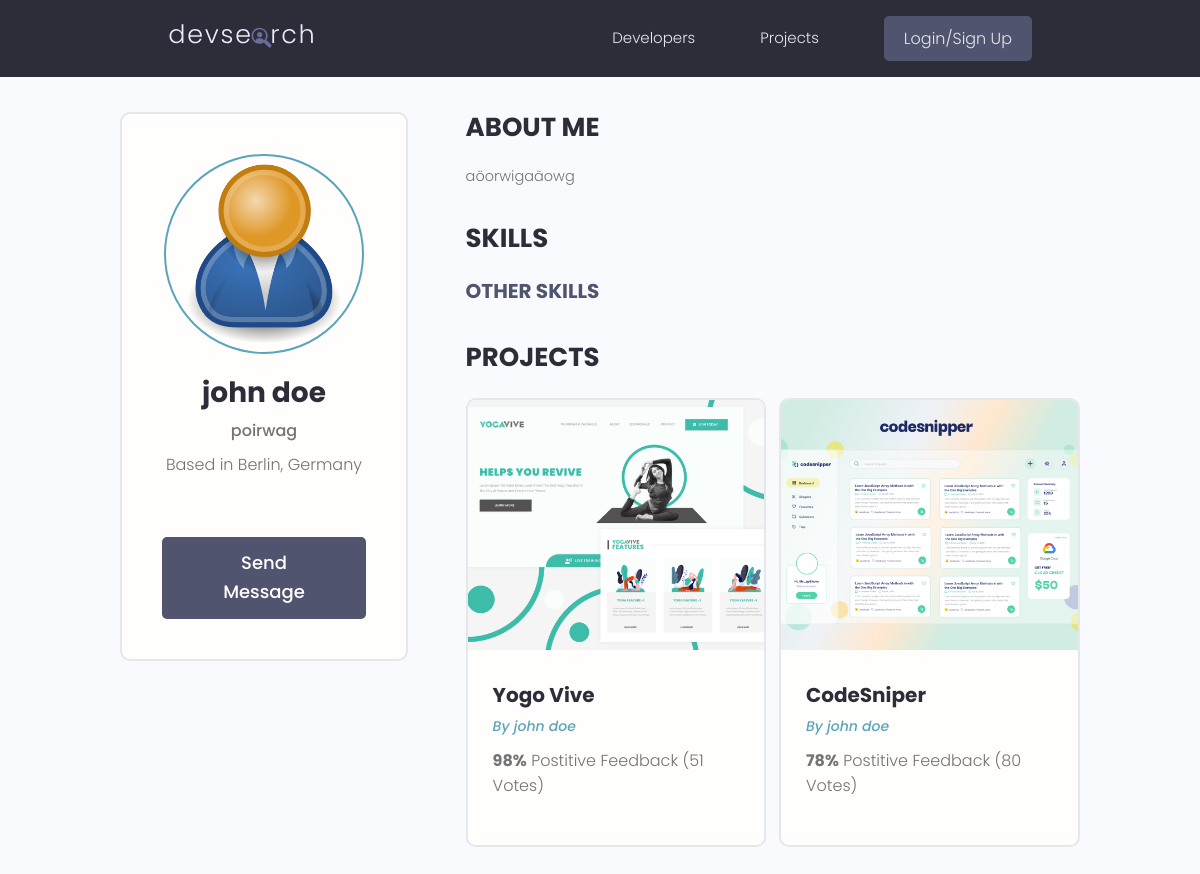
The page /profile/3c4e0bac-4227-455f-abaa-f498574a958d/ on the database as committed earlier.
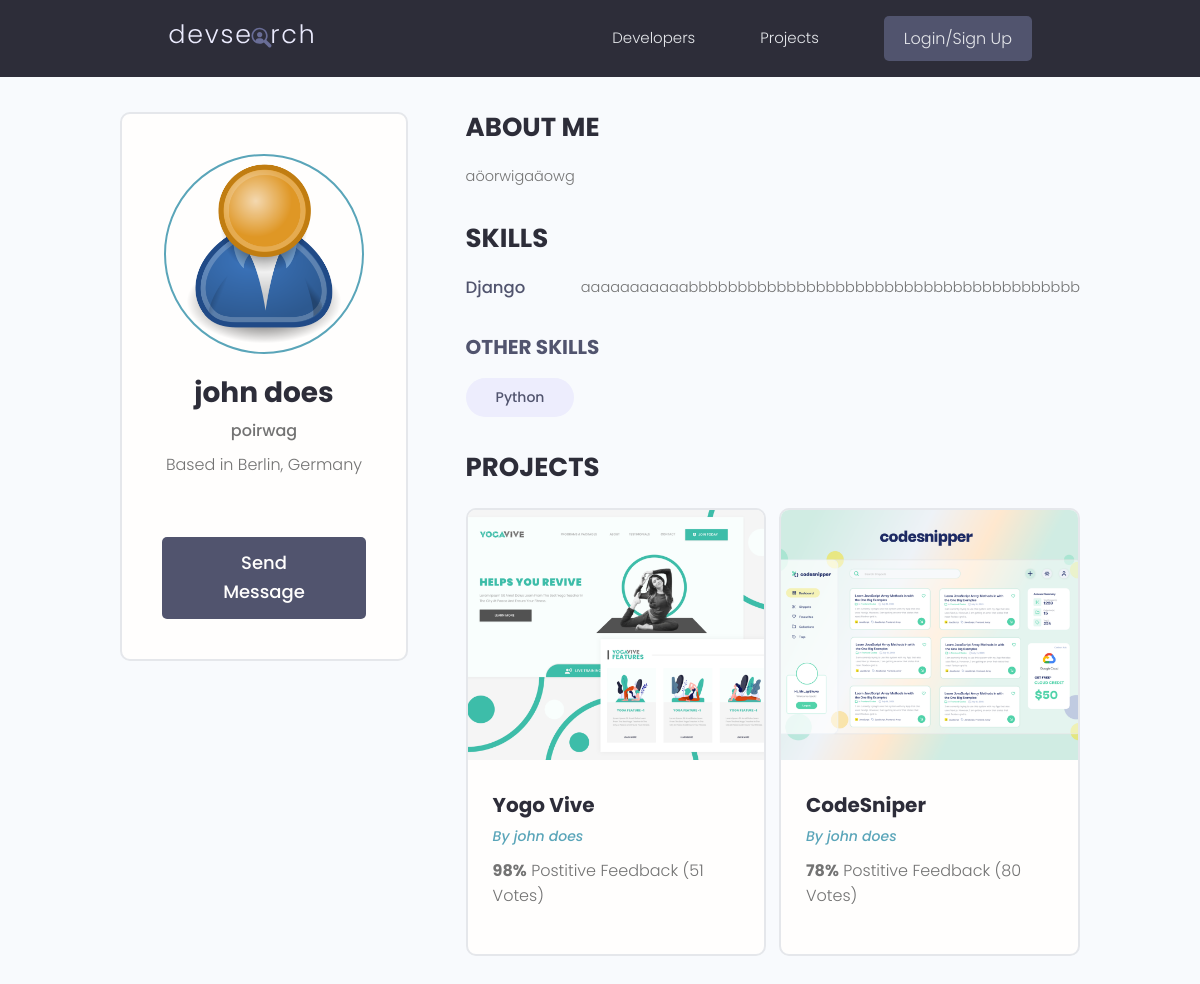
The same page on the database as committed later.
### users/models.py (models this page shows, shortened)
class Profile(models.Model):
    id = models.UUIDField(default=uuid.uuid4, unique=True, primary_key=True, editable=False)
    user = models.OneToOneField(User, on_delete=models.CASCADE, null=True, blank=True)
    name = models.CharField(max_length=200, null=True, blank=True)
    username = models.CharField(max_length=200, null=True, blank=True)
    location = models.CharField(max_length=200, null=True, blank=True)
    email = models.EmailField(max_length=500, blank=True, null=True)
    short_intro = models.CharField(max_length=200, null=True, blank=True)
    bio = models.TextField(blank=True, null=True)
    profile_image = models.ImageField(null=True, blank=True, upload_to="profiles/", default="profiles/user-default.png")
    social_github = models.CharField(max_length=200, null=True, blank=True)
    social_twitter = models.CharField(max_length=200, null=True, blank=True)
    social_linkedin = models.CharField(max_length=200, null=True, blank=True)
    social_stackoverflow = models.CharField(max_length=200, null=True, blank=True)
    social_website = models.CharField(max_length=200, null=True, blank=True)
    created_at = models.DateTimeField(auto_now_add=True)
    skills = models.ManyToManyField('Skill', related_name='profiles')

class Skill(models.Model):
    name = models.CharField(max_length=50, null=True, blank=True)
    description = models.TextField(blank=True, null=True)
    id = models.UUIDField(default=uuid.uuid4, unique=True, primary_key=True, editable=False)
    def __str__(self):
        return str(self.name)

### projects/models.py (models this page shows, shortened)
class Project(CreatedModifiedDateTime):
    id = models.UUIDField(default=uuid.uuid4, unique=True, primary_key=True, editable=False)
    owner = models.ForeignKey(Profile, null=True, blank=True, on_delete=models.SET_NULL)
    title = models.CharField(max_length=200)
    featured_image = models.ImageField(null=True, blank=True, default="default.jpg")
    description = models.TextField(null=True, blank=True) #blank for django, null for database
    demo_link = models.CharField(max_length=2000,null=True, blank=True)
    source_link = models.CharField(max_length=2000, null=True, blank=True)
    tags = models.ManyToManyField('Tag', blank=True) #need quotes bc Tag's below
    vote_total = models.IntegerField(default=0, null=True, blank=True)
    vote_ratio = models.IntegerField(default=0, null=True, blank=True)
    class Meta:
        ordering = ["-vote_ratio", "-vote_total"]

### users/views.py (the view)
# urls.py: path("profile/<str:pk>/", views.user_profile, name="user-profile"),
def user_profile(request, pk):
    profile = Profile.objects.get(id=pk)
    top_skills = profile.skills.exclude(description__exact="")
    other_skills = profile.skills.filter(description="")
    context = {
        'profile': profile,
        'top_skills': top_skills,
        'other_skills': other_skills,
    }
    return render(request, "users/user-profile.html", context)

### users/templates/users/user-profile.html (shortened to what this page needs)
{% extends 'main.html' %}
{% block content %}
<main class="profile my-md">
    <div class="container">
        <div class="layout">
            <div class="column column--1of3">
                <div class="card text-center">
                    <div class="card__body dev">
                        <img class="avatar avatar--xl" src="{{ profile.profile_image.url }}" />
                        <h2 class="dev__name">{{profile.name}}</h2>
                        <p class="dev__title">{{profile.short_intro}}</p>
                        <p class="dev__location">Based in {{profile.location}}</p>
                        {% if request.user.profile.id != profile.id %}
                        <a href="{% url 'send-message' profile.id %}" class="btn btn--sub btn--lg">Send Message </a>
                        {% endif %}
                    </div>
                </div>
            </div>
            <div class="column column--2of3">
                <div class="devInfo">
                    <h3 class="devInfo__title">About Me</h3>
                    <p class="devInfo__about">{{profile.bio}}</p>
                </div>
                <div class="devInfo">
                    <h3 class="devInfo__title">Skills</h3>
                    <div class="devInfo__skills">
                        {% for skill in top_skills %}
                        <div class="devSkill">
                            <h4 class="devSkill__title">{{skill.name}}</h4>
                            <p class="devSkill__info">{{skill.description}}</p>
                        </div>
                        {% endfor %}
                        <h3 class="devInfo__subtitle">Other Skills</h3>
                        <div class="devInfo__otherSkills">
                            {% for skill in other_skills %}
                            <span class="tag tag--pill tag--sub tag--lg">
                                <small>{{skill}}</small>
                            </span>
                            {% endfor %}
                        </div>
                    </div>
                </div>
                <div class="devInfo">
                    <h3 class="devInfo__title">Projects</h3>
                    <div class="grid grid--two">
                        {% for project in profile.project_set.all %}
                        <div class="column">
                            <div class="card project">
                                <a href="{% url 'project' project.id %}" class="project">
                                    <img class="project__thumbnail" src="{{project.featured_image.url}}"
                                        alt="project thumbnail" />
                                    <div class="card__body">
                                        <h3 class="project__title">{{project.title}}</h3>
                                        <p><a class="project__author"
                                                href={% url "user-profile" project.owner.id %}>By
                                                {{project.owner.name}}</a>
                                        <p class="project--rating">
                                            <span style="font-weight: bold;">{{project.vote_ratio}}%</span> Postitive
                                            Feedback ({{project.vote_total}} Vote{{project.vote_total|pluralize:"s"}})
                                        </p>
                                    </div>
                            </div>
                        </div>
                        {% endfor %}
                    </div>
                </div>
            </div>
</main>
{% endblock content %}

Rows that differ between the two databases and show on the page:
changed Profile "poirwag": name "john doe" → "john does"
now on this page (row unchanged): Skill: name "Django", description "aaaaaaaaaaabbbbbbbbbbbbbbbbbbbbbbbbbbbbbbbbbbbbbbbb", shown under "SKILLS"
now on this page (row unchanged): Skill: name "Python", shown under "OTHER SKILLS"
changed through a linked row, Project "Yogo Vive": owner.name "john doe" → "john does"
changed through a linked row, Project "CodeSniper": owner.name "john doe" → "john does"
